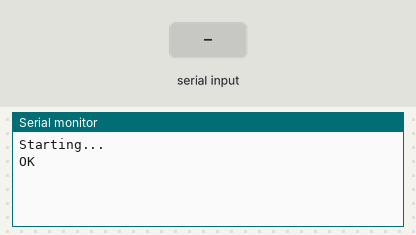
The sketch below on a simulated Arduino Uno, built with avr-gcc and run on an emulated ATmega328P. On the bench: the last lines printed to the serial monitor. Inputs (shaded band) come from the test bench. The modem accepts every AT command (registered, SIM ready, sends succeed) and sends nothing else.

Above: at 1.2 s.
1.3 s: "1" received over the second serial link
At 1.8 s:
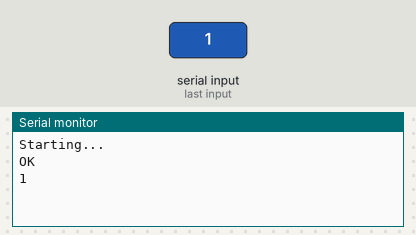
2.8 s: "0" received over the second serial link
At 4.1 s:
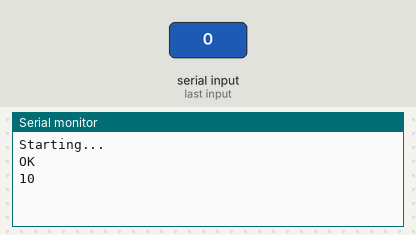

The sketch:

RYLR896ATcommandtest.ino
```cpp
#include <SoftwareSerial.h>
SoftwareSerial mySerial(2, 3); // RX is pin 2, TX is pin 3

void setup() {
  Serial.begin(115200); // For Serial Monitor
  mySerial.begin(115200); // For RYLR896
  Serial.println("Starting...");
  mySerial.print("AT\r\n"); // Send AT command with \r\n
}

void loop() {
  if (mySerial.available()) {
    Serial.write(mySerial.read()); // Display response from RYLR896
  }
  if (Serial.available()) {
    mySerial.write(Serial.read()); // Send input from Serial Monitor to RYLR896
  }
}
```

Measured:
- after the input at 1.3 s, the serial monitor: prints a new line at once (image 1)
- after the input at 2.8 s, the serial monitor: prints a new line at once (image 2)
